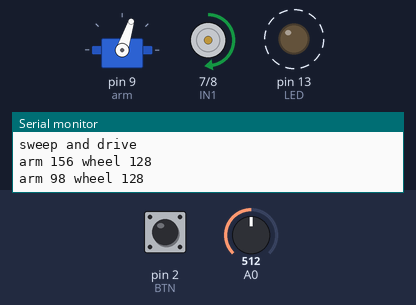
A sketch run on a simulated Arduino Uno, built with avr-gcc and run on an emulated ATmega328P. Shown: servo, motor-driver pin pairs drawn as motors (green arrow = first pin HIGH = forward, orange = second pin HIGH = backward, longer = more drive, scaled by the enable pin), output pins drawn as LEDs (lit = HIGH), the last lines printed to the serial monitor. Dashed ring = blinking. The inputs (shaded band) are chosen by the test bench; at power-on: A0 = 512, pin 2 (BTN) HIGH.

Above: at 1.2 s.
1.3 s: A0 set to 716
At 1.95 s:
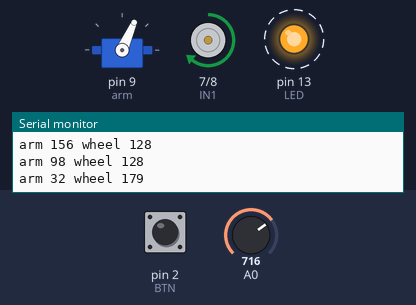
4.3 s: pin 2 (BTN) pulled LOW for 1 s
At 4.97 s:
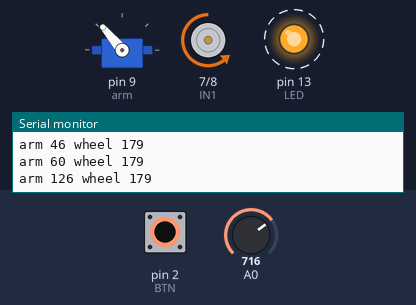
7.5 s: pin 2 (BTN) pulled LOW for 0.15 s
At 7.98 s:
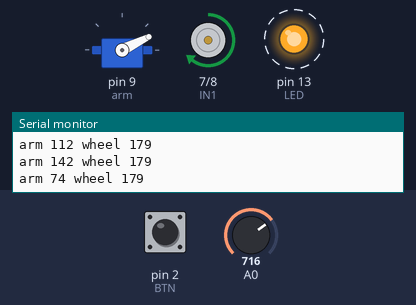
10.6 s: A0 set to 900
At 10.99 s:
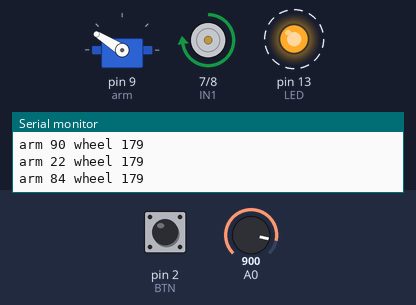
13.6 s: pin 2 (BTN) pulled LOW for 3.2 s
At 14.0 s:
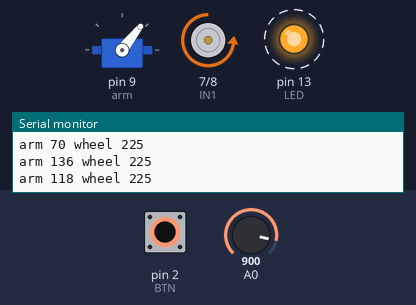
18.3 s: A0 set to 511
At 19.42 s:
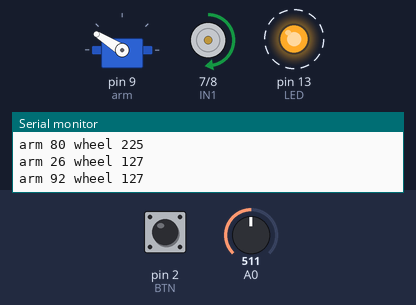
Timing chart, 0 to 25.2 s (numbered marks = the images above; inputs shaded):
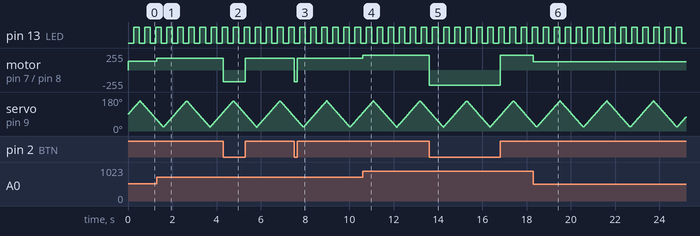

The sketch:

sweep_drive.ino
```cpp
// A servo arm sweeping 20°..160° and back, and a wheel on a TT motor
// whose speed is the pot on A0 (a button on D2 reverses it); the LED on
// D13 blinks, and the sketch reports twice a second.
#include <Servo.h>

Servo arm;
const int IN1 = 7, IN2 = 8, EN = 6, LED = 13, BTN = 2;
int angle = 90, dir = 2;
unsigned long last = 0, lastPrint = 0;

void setup() {
  Serial.begin(115200);
  arm.attach(9);
  arm.write(angle);
  pinMode(IN1, OUTPUT);
  pinMode(IN2, OUTPUT);
  pinMode(LED, OUTPUT);
  pinMode(BTN, INPUT_PULLUP);
  Serial.println("sweep and drive");
}

void loop() {
  unsigned long now = millis();
  if (now - last >= 15) {
    last = now;
    angle += dir;
    if (angle >= 160 || angle <= 20) dir = -dir;
    arm.write(angle);
  }
  int speed = analogRead(A0) / 4;
  bool reverse = digitalRead(BTN) == LOW;
  digitalWrite(IN1, !reverse);
  digitalWrite(IN2, reverse);
  analogWrite(EN, speed);
  digitalWrite(LED, (now / 250) % 2);
  if (now - lastPrint >= 500) {
    lastPrint = now;
    Serial.print("arm ");
    Serial.print(angle);
    Serial.print(" wheel ");
    Serial.println(speed);
  }
}
```

Measured:
- after the input at 1.3 s, motor on pin 7 (IN1) / pin 8 (IN2): forward 128/255 → forward 179/255 at once
- after the input at 4.3 s, motor on pin 7 (IN1) / pin 8 (IN2): forward 179/255 → backward 179/255 at once, → forward 179/255 1.0 s later
- after the input at 7.5 s, motor on pin 7 (IN1) / pin 8 (IN2): forward 179/255 → backward 179/255 at once, → forward 179/255 0.15 s later
- after the input at 10.6 s, motor on pin 7 (IN1) / pin 8 (IN2): forward 179/255 → forward 225/255 at once
- after the input at 13.6 s, motor on pin 7 (IN1) / pin 8 (IN2): forward 225/255 → backward 225/255 at once, → forward 225/255 3.2 s later
- after the input at 18.3 s, motor on pin 7 (IN1) / pin 8 (IN2): forward 225/255 → forward 127/255 at once
- by itself, pin 13 (LED): alternates HIGH for 0.25 s and LOW for 0.25 s
